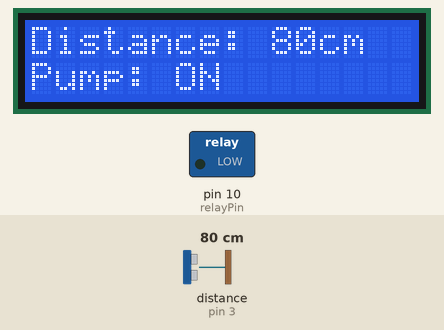
Recording of a sketch running on a simulated Arduino Uno, built with avr-gcc and run on an emulated ATmega328P. Shown: 16×2 character LCD, switched loads named in the sketch (green lamp = pin HIGH). Wiring (inferred from the names in the program): ultrasonic range finder: trigger pin 2; echo pin 3. The inputs (shaded band) are chosen by the test bench; at power-on: distance to the obstacle (sensor on pin 3) 80 cm. The echo pulse lasts 58.3 µs per cm; pins used as bus, display or sensor lines are not drawn; what the sketch prints to the serial monitor is not drawn.

Above: at 3.2 s.
3.3 s: distance to the obstacle (sensor on pin 3) set to 13 cm
At 3.46 s:
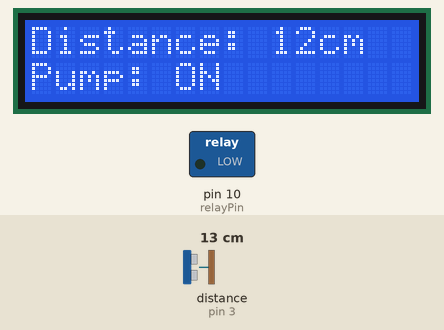
4.8 s: distance to the obstacle (sensor on pin 3) set to 10 cm
At 6.2 s:
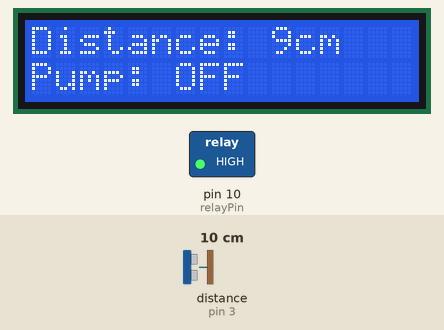
6.5 s: distance to the obstacle (sensor on pin 3) set to 25 cm
At 6.66 s:
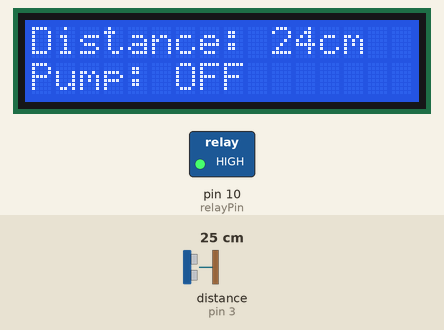
8.0 s: distance to the obstacle (sensor on pin 3) set to 31 cm
At 9.0 s:
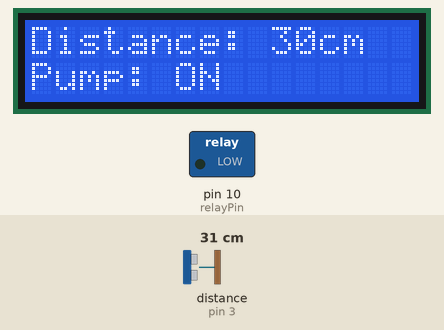
Timing chart, 0 to 10.6 s (numbered marks = the images above; inputs shaded):
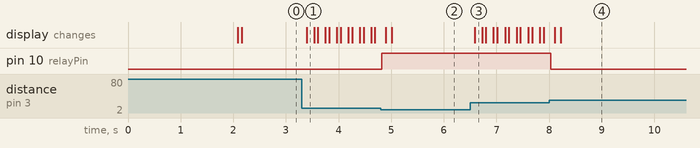

The sketch:

Automatic_Water_Tank.ino
```cpp
#include "LiquidCrystal_I2C.h";
#include<Wire.h>

LiquidCrystal_I2C lcd(0x27, 16, 2);

//ultrasonic pins
const int trigPin = 2, echoPin = 3;
//relay pin
const int relayPin = 10;

void setup() {
  // put your setup code here, to run once:
  Serial.begin(9600);
  pinMode(trigPin, OUTPUT);
  pinMode(echoPin, INPUT);
  pinMode(relayPin, OUTPUT);

  // initialize the LCD
  lcd.begin();
  // Turn on the blacklight
  lcd.backlight();
  lcd.print("Initializing...");
  delay(2000);
  lcd.clear();
}

void loop() {
  // put your main code here, to run repeatedly:
  long duration, cm;

  digitalWrite(trigPin, HIGH);
  delayMicroseconds(10);
  digitalWrite(trigPin, LOW);

  duration = pulseIn(echoPin, HIGH);

  long distance_cm = duration /29 / 2;

  if(distance_cm <= 10) {
    //turn off the pump
    Serial.print("Distance less than 10 cm:   ");
    digitalWrite(relayPin, HIGH);
    delay(50);
  }
  else if(distance_cm >= 30) {
    //turn on the pump
    Serial.print("Distance greater than 30 cm:   ");
    digitalWrite(relayPin, LOW);
    delay(50);
  }

  Serial.print(distance_cm);
  Serial.print("cm");

  lcd.setCursor(0, 0);
  lcd.print("Distance: ");
  lcd.print(distance_cm);
  lcd.print("cm ");
  lcd.setCursor(0, 1);
  lcd.print("Pump: ");
  if(distance_cm >= 30) {
    lcd.print("ON ");
  }
  else if(distance_cm <=10) {
    lcd.print("OFF");
  }

  Serial.print("\n");
  delay(50);

}
```

Measured:
- the behaviour switches between 12 and 11 cm on distance to the obstacle (sensor on pin 3) (found by bisection; images 1 and 2)
- the behaviour switches between 29 and 30 cm on distance to the obstacle (sensor on pin 3) (found by bisection; images 3 and 4)
- after the input at 3.3 s, the display: changes after 0.10 s (image 1)
- after the input at 4.8 s, pin 10 (relayPin): LOW → HIGH at once; the display: first changes after 0.10 s (image 2 shows a later state)
- after the input at 6.5 s, the display: changes after 0.09 s (image 3)
- after the input at 8.0 s, pin 10 (relayPin): HIGH → LOW at once; the display: first changes after 0.10 s (image 4 shows a later state)
